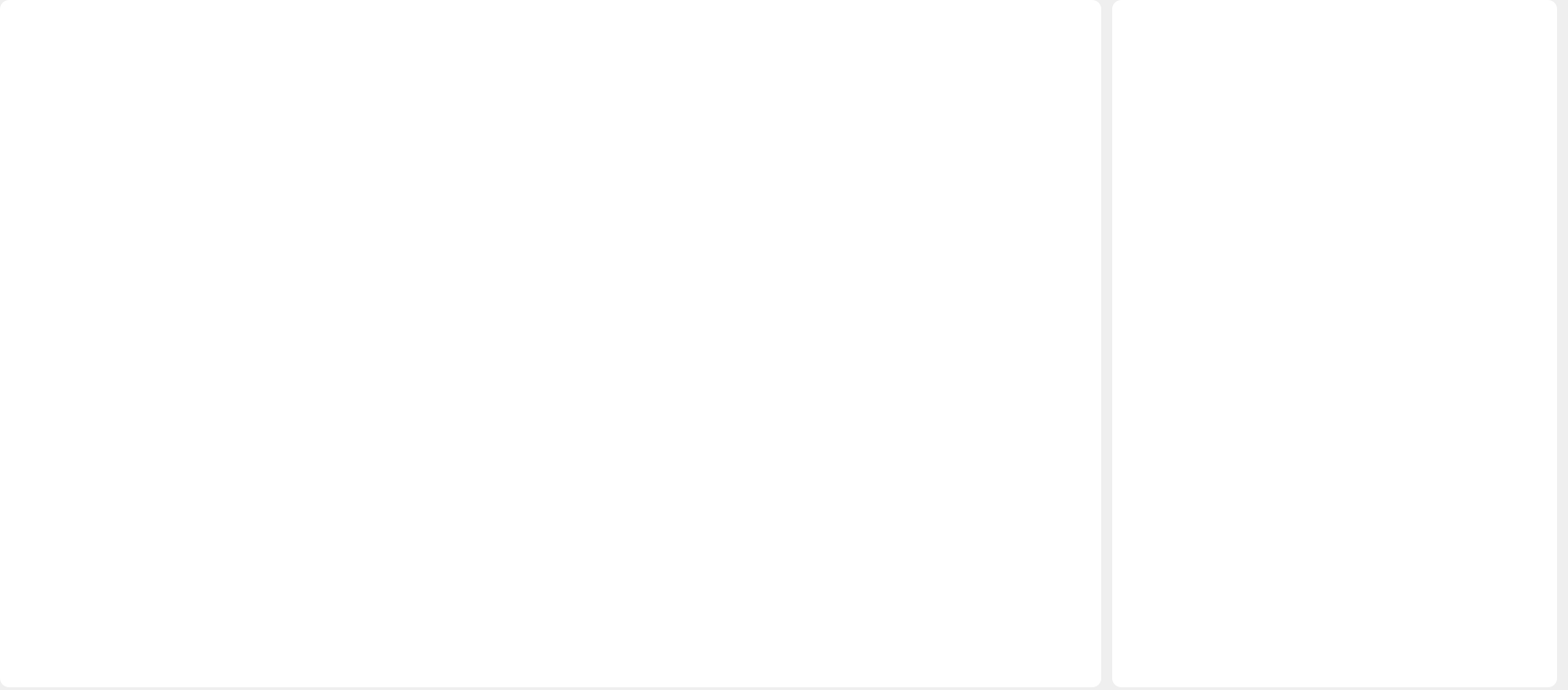
<?xml version="1.0" encoding="UTF-8"?>
<ui version="4.0">
 <class>QualityManageMain</class>
 <widget class="QWidget" name="QualityManageMain">
  <property name="geometry">
   <rect>
    <x>0</x>
    <y>0</y>
    <width>1720</width>
    <height>757</height>
   </rect>
  </property>
  <property name="sizePolicy">
   <sizepolicy hsizetype="Fixed" vsizetype="Fixed">
    <horstretch>0</horstretch>
    <verstretch>0</verstretch>
   </sizepolicy>
  </property>
  <property name="minimumSize">
   <size>
    <width>1720</width>
    <height>757</height>
   </size>
  </property>
  <property name="maximumSize">
   <size>
    <width>1720</width>
    <height>757</height>
   </size>
  </property>
  <property name="windowTitle">
   <string>Form</string>
  </property>
  <widget class="QTableWidget" name="table_left">
   <property name="geometry">
    <rect>
     <x>0</x>
     <y>0</y>
     <width>1208</width>
     <height>754</height>
    </rect>
   </property>
   <property name="sizePolicy">
    <sizepolicy hsizetype="Fixed" vsizetype="Fixed">
     <horstretch>0</horstretch>
     <verstretch>0</verstretch>
    </sizepolicy>
   </property>
   <property name="minimumSize">
    <size>
     <width>1208</width>
     <height>754</height>
    </size>
   </property>
   <property name="maximumSize">
    <size>
     <width>1208</width>
     <height>754</height>
    </size>
   </property>
   <property name="styleSheet">
    <string notr="true">QTableWidget#table_left
{
background: #FFFFFF;
font-family: PingFang SC;
font-weight: 500;
font-size: 24px;
border-radius: 10px;
color: #333333;
line-height: 42px;
}
QTableWidget::item {
    text-align: center;
}
QHeaderView {
    font-family: PingFang SC;
	font-weight: 500;
	font-size: 22px;
	color: #6D7E92;
	line-height: 42px;
}

QHeaderView::section {
    background-color: #EFF0F2;
	border-top: 1px solid #E1EBF6;
	border-left: none;
	border-bottom: 1px solid #E1EBF6;
	border-right: none;
	line-height: 42px;
}
QTableWidget::item:selected {
    background: #D4F2F5;
	border-top: none;
	border-left: none;
	border-bottom: 1px solid #22A4B3;
	border-right: none;
}</string>
   </property>
  </widget>
  <widget class="QTableWidget" name="table_right">
   <property name="geometry">
    <rect>
     <x>1220</x>
     <y>0</y>
     <width>488</width>
     <height>754</height>
    </rect>
   </property>
   <property name="sizePolicy">
    <sizepolicy hsizetype="Fixed" vsizetype="Fixed">
     <horstretch>0</horstretch>
     <verstretch>0</verstretch>
    </sizepolicy>
   </property>
   <property name="minimumSize">
    <size>
     <width>488</width>
     <height>754</height>
    </size>
   </property>
   <property name="maximumSize">
    <size>
     <width>488</width>
     <height>754</height>
    </size>
   </property>
   <property name="styleSheet">
    <string notr="true">QTableWidget#table_right
{
background: #FFFFFF;
font-family: PingFang SC;
font-weight: 500;
font-size: 24px;
border-radius: 10px;
color: #333333;
line-height: 42px;
}
QTableWidget::item {
    text-align: center;
}
QHeaderView {
    font-family: PingFang SC;
	font-weight: 500;
	font-size: 22px;
	color: #6D7E92;
	line-height: 42px;
}

QHeaderView::section {
    background-color: #EFF0F2;
	border-top: 1px solid #E1EBF6;
	border-left: none;
	border-bottom: 1px solid #E1EBF6;
	border-right: none;
	line-height: 42px;
}
QTableWidget::item:selected {
    background: #D4F2F5;
	border-top: none;
	border-left: none;
	border-bottom: 1px solid #22A4B3;
	border-right: none;
}QTableWidget#tableWidget
{
background: #FFFFFF;
font-family: PingFang SC;
font-weight: 500;
font-size: 24px;
border-radius: 10px;
color: #333333;
line-height: 42px;
}
QTableWidget::item {
    text-align: center;
}
QHeaderView {
    font-family: PingFang SC;
	font-weight: 500;
	font-size: 22px;
	color: #6D7E92;
	line-height: 42px;
}

QHeaderView::section {
    background-color: #EFF0F2;
	border-top: 1px solid #E1EBF6;
	border-left: none;
	border-bottom: 1px solid #E1EBF6;
	border-right: none;
	line-height: 42px;
}
QTableWidget::item:selected {
    background: #D4F2F5;
	border-top: none;
	border-left: none;
	border-bottom: 1px solid #22A4B3;
	border-right: none;
}</string>
   </property>
  </widget>
 </widget>
 <resources/>
 <connections/>
</ui>
